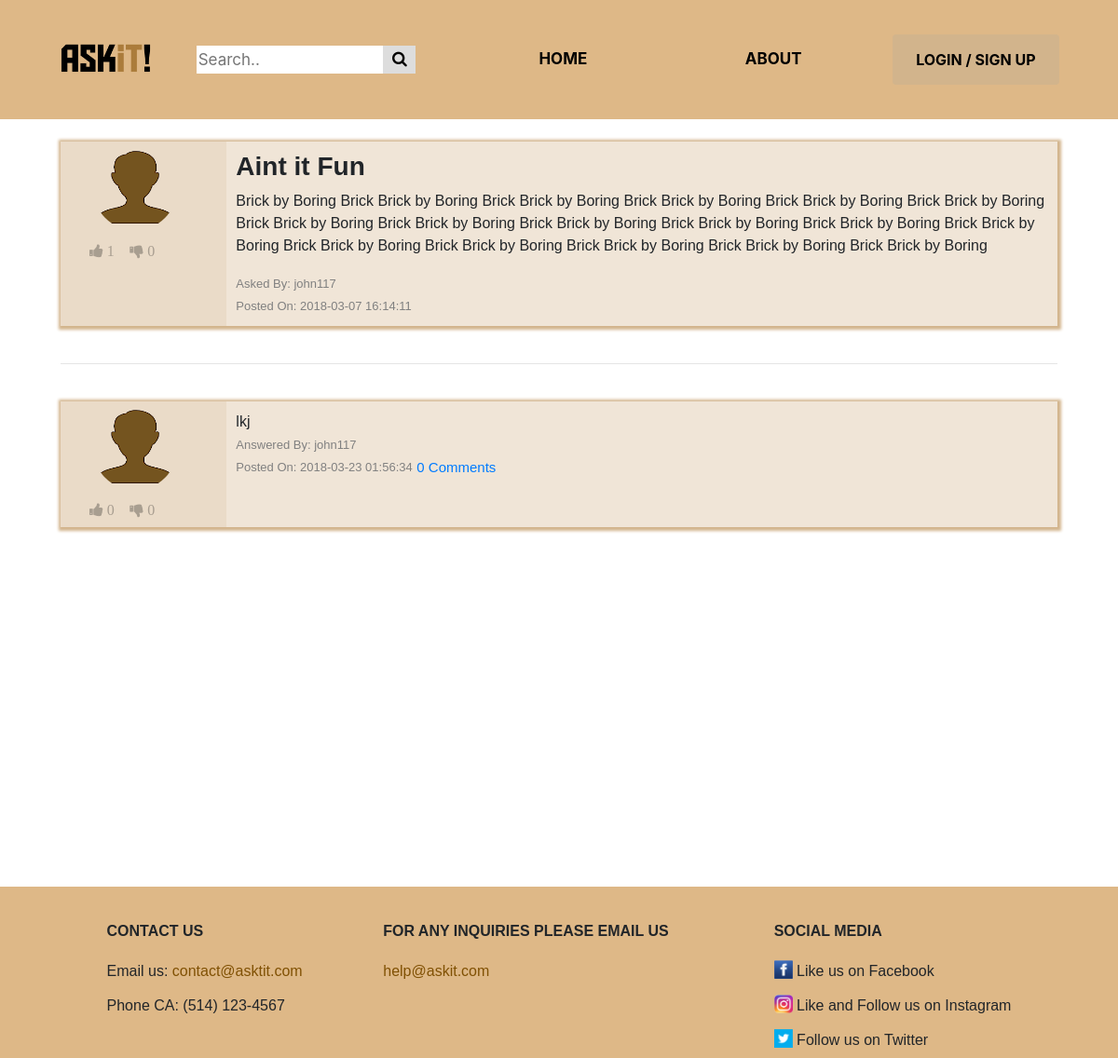
The app's page /home_page/questionThreadPage.php?questionid=1 with its own data.
### tables this page shows
CREATE TABLE IF NOT EXISTS `questions` (
  `id` int(11) NOT NULL AUTO_INCREMENT,
  `account_id` int(11) DEFAULT NULL,
  `header` varchar(100) NOT NULL DEFAULT 'Ain''t it Fun',
  `content` varchar(500) NOT NULL DEFAULT 'Brick by Boring Brick',
  `date` timestamp NOT NULL DEFAULT CURRENT_TIMESTAMP,
  `upvotes` mediumint(8) UNSIGNED NOT NULL DEFAULT '0',
  `downvotes` mediumint(8) UNSIGNED NOT NULL DEFAULT '0',
  `tags` varchar(100) NOT NULL DEFAULT 'noob',
  PRIMARY KEY (`id`),
  KEY `fk_questions_account_id` (`account_id`)
);

CREATE TABLE IF NOT EXISTS `accounts` (
  `id` int(11) NOT NULL AUTO_INCREMENT,
  `username` varchar(20) NOT NULL DEFAULT 'john117',
  `password` varchar(500) DEFAULT NULL,
  `name` varchar(25) NOT NULL DEFAULT 'default name',
  `last_name` varchar(25) NOT NULL DEFAULT 'default  last',
  `gender` set('Male','Female','Other') NOT NULL DEFAULT 'Male',
  `security_one` set('What is the first name of the person you first kissed?','What is the last name of the teacher who gave you your first failing grade?','What is your pets name?','What was the name of your elementary / primary school?','In what city or town does your nearest sibling live?','What was your childhood nickname?','What is the name of your favorite childhood friend?') DEFAULT 'What is the first name of the person you first kissed?',
  `security_two` set('In what city or town did your mother and father meet?','What is the middle name of your oldest child?','What is your favorite team?','What is your favorite movie?','What was your favorite sport in high school?','What was your favorite food as a child?','Who is your childhood sports hero?','What was the name of the company where you had your first job?') NOT NULL DEFAULT 'In what city or town did your mother and father meet?',
  `answer_one` varchar(20) NOT NULL DEFAULT 'a1',
  `answer_two` varchar(20) NOT NULL DEFAULT 'a2',
  `bio` varchar(500) NOT NULL DEFAULT 'Training to be like goku',
  `profession` set('Gamer','Student','Potatoe','Teacher','Professor','Hipster','Trainer','Sloth') NOT NULL DEFAULT 'Potatoe',
  `pin` varchar(4) DEFAULT NULL,
  `profile_picture_path` varchar(500) NOT NULL DEFAULT '../img/avatar2.png',
  PRIMARY KEY (`id`),
  UNIQUE KEY `username` (`username`)
);

CREATE TABLE IF NOT EXISTS `answers` (
  `id` int(11) NOT NULL AUTO_INCREMENT,
  `account_id` int(11) DEFAULT NULL,
  `question_id` int(11) DEFAULT NULL,
  `content` varchar(500) NOT NULL DEFAULT 'noob did not answer',
  `date` timestamp NOT NULL DEFAULT CURRENT_TIMESTAMP,
  `upvotes` mediumint(8) UNSIGNED NOT NULL DEFAULT '0',
  `downvotes` mediumint(8) UNSIGNED NOT NULL DEFAULT '0',
  `best` tinyint(1) DEFAULT NULL,
  PRIMARY KEY (`id`),
  KEY `fk_answers_account_id` (`account_id`),
  KEY `fk_answers_question_id` (`question_id`)
);

### public_html/home_page/questionThreadPage.php (the view, shortened to what the rows shown need)
<?php
	include('header.php');
	include_once('..\..\private\controllers\comment_controller.php');
	include_once('..\..\private\models\Question.php');
	include_once('..\..\private\models\Answer.php');
	include_once('..\..\private\controllers\QuestionThreadController.php');
	require "../../private/controllers/Vote.php";
	echo "<link rel='stylesheet' type='text/css' href='../css/homepage.css'>
		<link rel='stylesheet' type='text/css' href='../css/questionThread.css'>";
	if (isset($_GET['questionid'])){
		$questId= $_GET['questionid'];
		$votesQ=[];
		$votesA=[];
		$qtc = new QuestionThreadController();
		$questionThread = $qtc::getQuestionThread($questId);
		$row = $questionThread->getQuestion();
		echo "<div class = 'container'>";
		$vote=getVote($votesQ,$row->getId());
	    if($questId==$vote['ref_id'])
	    	$vote_class=Vote::getClass($vote);
	    else
	    	$vote_class=Vote::getClass(false);
		echo "
		<br>
		<div class= 'questionBlock'>
		<div class='col-md-2 '>";
		$file_path=$questionThread->getQuestionFileName();
        echo "
        	<div class='col-md-10'><img class='circle_img' src=".$file_path."></div>
			<! ---------------------------- Left column of the Question Block ------------------------ -->
	            <div class='details vote_btns ".$vote_class." '>
  	            <form action= '.\Like.php?ref=questions&ref_id=".$row->getId()."&vote=1&page=questionThreadPage.php?questionid=".$row->getId()."'' method='POST'>
  	              <button type='submit' class='vote_btn vote_like' ";
  	              if(!isset($_SESSION['userid'])){
  	              	echo "disabled";
  	              }
  	            echo "><i class='fa fa-thumbs-up'> ". $row->getUpvotes() . "</i></button>
  	            </form>
  	            <form action='.\Like.php?ref=questions&ref_id=".$row->getId()."&vote=-1&page=questionThreadPage.php?questionid=".$row->getId()."' method='POST'>
  	              <button type='submit' class='vote_btn vote_dislike' ";
  	              if(!isset($_SESSION['userid'])){
  	              	echo "disabled";
  	              }
  	            echo "><i class='fa fa-thumbs-down'> ". $row->getDownvotes() . "</i></button>
  	              </form>
  	            ";
			echo "</div></div>
		    <div class='col-md-10 question'>
		        <h3><strong>".$row->getHeader()."</strong></h3>
		        <p>".$row->getContent()."</p>
		        <span class ='questionByDetail'>
			        Asked By: ".$questionThread->getQuestionName()."<br>
				  	Posted On: ".$row->getDate();
		        echo" </span>
		    </div>
	    </div><br><hr>";
		$answerRow = $questionThread->getAnswerThreadArray();
		$counter=0;
		if($answerRow != null){
			foreach ($answerRow as $info){
				echo "<div class = 'block'>";
				$answerInfo = $info->getAnswer();
				$voteA=getVote($votesA,$answerInfo->getId());
				if($answerInfo->getId()==$voteA['ref_id'])
	    			$vote_class=Vote::getClass($voteA);
	    		else
	    			$vote_class=Vote::getClass(false);
	    		$commentRow=[];
				echo "
				<br>
				<div class= 'answerBlock'>
				<div class='col-md-2 '>";
				$file_path=$info->getAnswerFileName();
		        echo "<div class='col-md-10'><img class='circle_img' src=".$file_path."></div>
				<! ---------------------------- Left column of the Answer Block ------------------------ -->
	            <div class='details vote_btns ".$vote_class." '>
  	            <form action= '.\Like.php?ref=answers&ref_id=".$answerInfo->getId()."&vote=1&page=questionThreadPage.php?questionid=".$row->getId()."' method='POST'>
  	              <button type='submit' class='vote_btn vote_like' ";
  	              if(!isset($_SESSION['userid'])){
  	              	echo "disabled";
  	              }
  	            echo "><i class='fa fa-thumbs-up'> ". $answerInfo->getUpvotes() . "</i></button>
  	            </form>
  	            <form action='.\Like.php?ref=answers&ref_id=".$answerInfo->getId()."&vote=-1&page=questionThreadPage.php?questionid=".$row->getId()."' method='POST'>
  	              <button type='submit' class='vote_btn vote_dislike' ";
  	              if(!isset($_SESSION['userid'])){
  	              	echo "disabled";
  	              }
  	            echo "><i class='fa fa-thumbs-down'> ". $answerInfo->getDownvotes() . "</i></button>
  	              </form>
  	            </div></div>";
  	            echo "
			        <div class='question col-md-10'>
			            ".$answerInfo->getContent()."<br>
			            <span class ='questionByDetail'>
				            Answered By: ".$info->getAnswerName()."<br>
						  	Posted On: ".$answerInfo->getDate()."
						  	<a class='btn btn-link commentButton' data-toggle='collapse' href='#allComments".$counter."' role='button' aria-expanded='false' aria-controls='allComments".$counter."'>
						  	".sizeof($commentRow)."
							Comments
							</a>
			            </span>
			        </div>
			        </div>
		    	";
		    	echo "<div class='collapse' id='allComments".$counter."'>";
		    	echo "</div></div><br>";
		    	$counter++;
			}
		}
	}
	else
		echo "Question not found";
	echo "</div>";
	function getVote($votes,$info_id){
	    return false;
	}
	include('footer.php');
?>

### records on screen
questions: account.profile_picture_path (picture), upvotes "1", downvotes "0", header "Aint it Fun", content "Brick by Boring Brick Brick by Boring Brick Brick by Boring Brick Brick by Boring Brick Brick by Boring Brick Brick by Boring Brick Brick by Boring Brick Brick by Boring Brick Brick by Boring Brick Brick by Boring Brick Brick by Boring Brick Brick by Boring Brick Brick by Boring Brick Brick by Boring Brick Brick by Boring Brick Brick by Boring Brick Brick by Boring", account.username "john117", date "2018-03-07 16:14:11"
answers: account.profile_picture_path (picture), upvotes "0", downvotes "0", content "lkj", account.username "john117", date "2018-03-23 01:56:34", sizeof($commentRow) "0"
